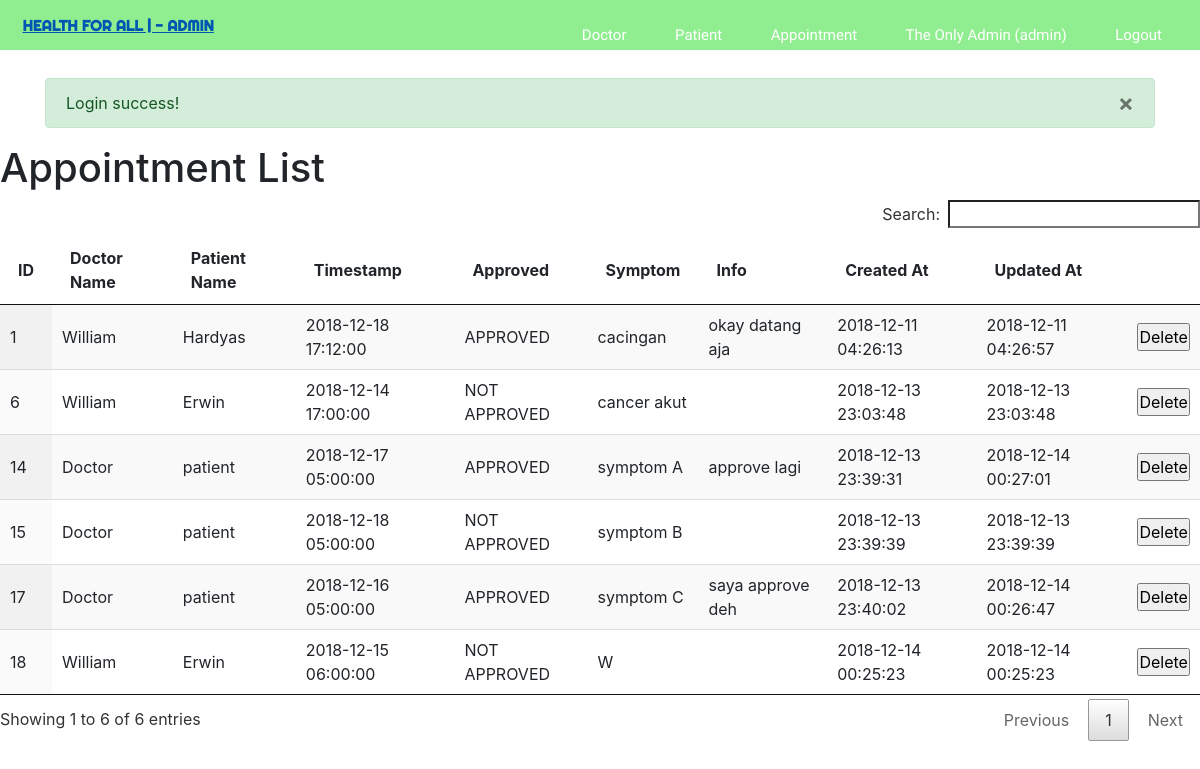
The page /web/back/appointment.php (signed in) on the database its author committed.
### tables this page shows
CREATE TABLE `user` (
  `email` varchar(30) NOT NULL,
  `password` varchar(256) NOT NULL,
  `role` enum('doctor','patient','admin') NOT NULL,
  `detail_id` int(11) NOT NULL
);

CREATE TABLE `appointment` (
  `id` int(11) NOT NULL,
  `doctor_id` int(11) NOT NULL,
  `patient_id` int(11) NOT NULL,
  `timestamp` timestamp NOT NULL DEFAULT CURRENT_TIMESTAMP,
  `approved` tinyint(1) NOT NULL DEFAULT '0',
  `symptom` varchar(256) NOT NULL,
  `info` varchar(256) DEFAULT NULL,
  `created_at` timestamp NOT NULL DEFAULT CURRENT_TIMESTAMP,
  `updated_at` timestamp NOT NULL DEFAULT CURRENT_TIMESTAMP ON UPDATE CURRENT_TIMESTAMP
);

CREATE TABLE `doctor` (
  `id` int(11) NOT NULL,
  `name` varchar(30) NOT NULL,
  `age` int(11) NOT NULL,
  `specialist` varchar(30) NOT NULL,
  `gender` varchar(1) NOT NULL,
  `description` varchar(256) DEFAULT '''''',
  `approved` tinyint(1) NOT NULL DEFAULT '0',
  `created_at` timestamp NOT NULL DEFAULT CURRENT_TIMESTAMP,
  `updated_at` timestamp NOT NULL DEFAULT CURRENT_TIMESTAMP ON UPDATE CURRENT_TIMESTAMP
);

CREATE TABLE `patient` (
  `id` int(11) NOT NULL,
  `name` varchar(30) NOT NULL,
  `age` int(11) NOT NULL,
  `gender` varchar(1) NOT NULL,
  `ban` tinyint(1) NOT NULL DEFAULT '0',
  `created_at` timestamp NOT NULL DEFAULT CURRENT_TIMESTAMP,
  `updated_at` timestamp NOT NULL DEFAULT CURRENT_TIMESTAMP ON UPDATE CURRENT_TIMESTAMP
);

### lib/layout.php (called while the page is built, shortened)
<?php
    function render($layout, $parameters = array()) {
        include $GLOBALS['layoutDirectory'].$layout;
    }
?>

### lib/asset.php (called while the page is built, shortened)
<?php
    function assetPath($path) {
        return $GLOBALS['assetDirectory'].$path;
    }
    function css($path) {
        return assetPath('css/'.$path);
    }
?>

### lib/routing.php (called while the page is built, shortened)
<?php
    function path($controller, $parameters = array()) {
        $queryString = '';
        return $GLOBALS['controllerDirectory'].$controller.$queryString;
    }
?>

### lib/session.php (called while the page is built, shortened)
<?php
    function hasSession($key) {
        return isset($_SESSION['ct'][$key]);
    }
    function getSession($key, $default = '') {
        return hasSession($key) ? $_SESSION['ct'][$key] : $default;
    }
?>

### sql/user.php (called while the page is built, shortened)
<?php
    require_once __DIR__.'/../lib/session.php';
    require_once __DIR__.'/../config.php';
    function getProfileByEmail($email) {
        global $pdo;
        $sth = $pdo->prepare('SELECT * FROM user WHERE email = :email');
        $sth->execute(array('email' => $email));
        $user = $sth->fetch();
        $sth = $pdo->prepare("SELECT * FROM user INNER JOIN $user->role as r WHERE r.id = :detail_id AND user.email = :email");
        $sth->execute(array(
            'detail_id' => $user->detail_id,
            'email' => $email
        ));
        $ret = $sth->fetch();
        return $ret;
    }
?>

### sql/appointment.php (called while the page is built, shortened)
<?php
    require_once __DIR__.'/../config.php';
    function findAllAppointment() {
        global $pdo;
        $stmt = $pdo->prepare('SELECT * FROM appointment');
        $stmt->execute();
        return $stmt->fetchAll();
    }
?>

### sql/doctor.php (called while the page is built, shortened)
<?php
    require_once __DIR__.'/../config.php';
    function findAllDoctor() {
        global $pdo;
        $stmt = $pdo->prepare('SELECT * FROM doctor');
        $stmt->execute();
        return $stmt->fetchAll();
    }
    function getDoctorMap() {
        $doctorMap = array();
        $doctors = findAllDoctor();
        foreach ($doctors as $doctor) {
            $doctorMap[$doctor->id] = $doctor;
        }
        return $doctorMap;
    }
?>

### sql/patient.php (called while the page is built, shortened)
<?php
    require_once __DIR__.'/../config.php';
    function findAllPatient() {
        global $pdo;
        $stmt = $pdo->prepare('SELECT * FROM patient');
        $stmt->execute();
        return $stmt->fetchAll();
    }
    function getPatientMap() {
        $patientMap = array();
        $patients = findAllPatient();
        foreach ($patients as $patient) {
            $patientMap[$patient->id] = $patient;
        }
        return $patientMap;
    }
?>

### layout/back/appointment.php (the view, shortened to what this page needs)
<?php
    require_once __DIR__.'/../../lib/routing.php';
    require_once __DIR__.'/../../lib/asset.php';
?>
<!DOCTYPE html>
<html lang="en">
<head>
    <link rel="stylesheet" href="<?php echo css('home.css') ?>">
    <link rel="stylesheet" href="<?php echo css('datatable.min.css') ?>">
    <link rel="stylesheet" href="<?php echo css('bootstrap.min.css') ?>">
</head>
<body>
    <header>
        <?php include 'nav.php' ?>
        <?php include __DIR__.'/../flash.php'; ?>
    </header>
    <br/><br/><br/><br/><br/><br/>
    <h1>Appointment List</h1>
    <main>
        <table id="table" class="display">
            <thead>
                <tr>
                    <th>ID</th>
                    <th>Doctor Name</th>
                    <th>Patient Name</th>
                    <th>Timestamp</th>
                    <th>Approved</th>
                    <th>Symptom</th>
                    <th>Info</th>
                    <th>Created At</th>
                    <th>Updated At</th>
                    <th></th>
                </tr>
            </thead>
            <tbody>
                <?php
                    foreach($appointments as $ap) {
                        $submitPath = path('back/appointment.php');
                        $approvedStatus = $ap->approved ? 'APPROVED' : 'NOT APPROVED';
                        echo "
                            <tr>
                                <td>$ap->id</td>
                                <td>{$doctorMap[$ap->doctor_id]->name}</td>
                                <td>{$patientMap[$ap->patient_id]->name}</td>
                                <td>$ap->timestamp</td>
                                <td>$approvedStatus</td>
                                <td>$ap->symptom</td>
                                <td>$ap->info</td>
                                <td>$ap->created_at</td>
                                <td>$ap->updated_at</td>
                                <td>
                                    <form action='$submitPath' method='POST'>
                                        <input type='hidden' name='appointment_id' value='$ap->id'/>
                                        <input type='submit' name='submit' value='Delete'/>
                                    </form>
                                </td>
                            </tr>
                        ";
                    }
                ?>
            </tbody>
        </table>
    </main>
</body>
</html>

### layout/back/nav.php (shortened to what this page needs)
<?php
    require_once __DIR__.'/../../lib/session.php';
    require_once __DIR__.'/../../lib/routing.php';
?>
<a href="<?php echo path('back/index.php') ?>" class="header-brand">Health For All | - Admin </a>
<nav>
    <ul>
        <li><a href="<?php echo path('back/doctor.php') ?>">Doctor</a></li>
        <li><a href="<?php echo path('back/patient.php') ?>">Patient</a></li>
        <li><a href="<?php echo path('back/appointment.php') ?>">Appointment</a></li>
        <?php
            $email = getSession('email');
            $profile = getProfileByEmail($email);
            $logoutPath = path('logout.php');
            echo "
                <li><a href='#'>$profile->name ($profile->role)</a></li>
                <li><a href='{$logoutPath}'>Logout</a></li>
            ";
        ?>
    </ul>
</nav>

### assets/css/home.css (style rules this page uses)
* { text-decoration: none; padding: 0; margin:0; }
body { background-color: lightgreen; }
header { position: fixed; left: 0; right: 0; top: 0; background-color: lightgreen; width: 100%; height: 50px; }
header .header-brand { font-family: 'Righteous', cursive; font-size: 15px; font-weight: bold; color: white; text-transform: uppercase; display: block; text-align: left; padding-top: 1em; padding-left: 1.5em; }
header nav ul { display: block; margin: 0 auto; margin-top: -1.5em; margin-right: 1em; width: fit-content; }
header nav ul li { display: inline-block; margin: 8px 16px; list-style: none; }
header nav ul li a { font-family: 'Work Sans', sans-serif; font-size: 15px; font-weight: 1000px; color: white; padding: 5px; border: 1px solid lightgreen; border-radius: 4px; transition: .6s; overflow: none; }
header nav ul li a:before { transform: translateX(300px) skewX(-15deg); opacity: .6; transition: .7s; }
header nav ul li a:after { transform: translateX(300px) skewX(-15deg); opacity: 1; transition: .7s; }

### rows shown on the page
user: admin.name "The Only Admin", role "admin"
appointment: id "1", doctor.name "William", patient.name "Hardyas", timestamp "2018-12-18 17:12:00", approved "APPROVED", symptom "cacingan", info "okay datang aja", created_at "2018-12-11 04:26:13", updated_at "2018-12-11 04:26:57"
appointment: id "6", doctor.name "William", patient.name "Erwin", timestamp "2018-12-14 17:00:00", approved "NOT APPROVED", symptom "cancer akut", created_at "2018-12-13 23:03:48", updated_at "2018-12-13 23:03:48"
appointment: id "14", doctor.name "Doctor", patient.name "patient", timestamp "2018-12-17 05:00:00", approved "APPROVED", symptom "symptom A", info "approve lagi", created_at "2018-12-13 23:39:31", updated_at "2018-12-14 00:27:01"
appointment: id "15", doctor.name "Doctor", patient.name "patient", timestamp "2018-12-18 05:00:00", approved "NOT APPROVED", symptom "symptom B", created_at "2018-12-13 23:39:39", updated_at "2018-12-13 23:39:39"
appointment: id "17", doctor.name "Doctor", patient.name "patient", timestamp "2018-12-16 05:00:00", approved "APPROVED", symptom "symptom C", info "saya approve deh", created_at "2018-12-13 23:40:02", updated_at "2018-12-14 00:26:47"
appointment: id "18", doctor.name "William", patient.name "Erwin", timestamp "2018-12-15 06:00:00", approved "NOT APPROVED", symptom "W", created_at "2018-12-14 00:25:23", updated_at "2018-12-14 00:25:23"

### other values the page prints
$error "Login success!"
